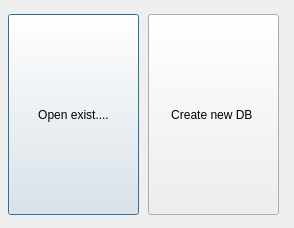
<?xml version="1.0" encoding="UTF-8"?>
<ui version="4.0">
 <class>Start_W</class>
 <widget class="QDialog" name="Start_W">
  <property name="geometry">
   <rect>
    <x>0</x>
    <y>0</y>
    <width>294</width>
    <height>228</height>
   </rect>
  </property>
  <property name="windowTitle">
   <string>Dialog</string>
  </property>
  <widget class="QPushButton" name="Open_button">
   <property name="geometry">
    <rect>
     <x>8</x>
     <y>14</y>
     <width>131</width>
     <height>201</height>
    </rect>
   </property>
   <property name="text">
    <string>Open exist....</string>
   </property>
  </widget>
  <widget class="QPushButton" name="Create_Button">
   <property name="enabled">
    <bool>true</bool>
   </property>
   <property name="geometry">
    <rect>
     <x>148</x>
     <y>14</y>
     <width>131</width>
     <height>201</height>
    </rect>
   </property>
   <property name="text">
    <string>Create new DB </string>
   </property>
  </widget>
 </widget>
 <resources/>
 <connections/>
</ui>
